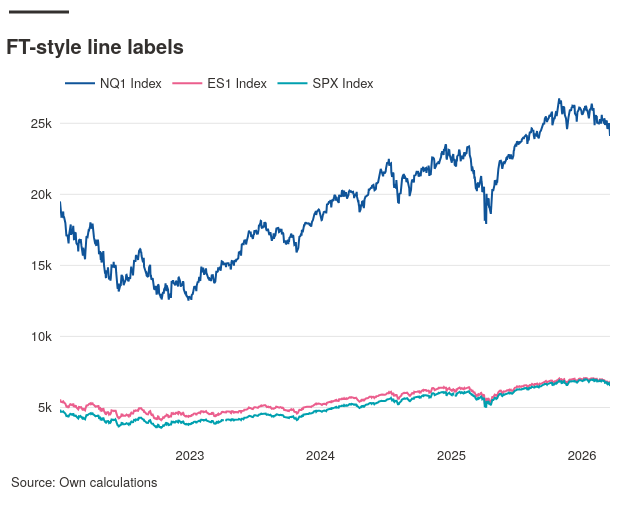

Notebook cell for this chart:
### Markdown cell above
## 4 — FT-style end-of-line labels (no legend)

### Code cell
tsplot(
    df,
    yaxis={"cols": PRICE_COLS},
    title={"main": "FT-style line labels"},
    labels=True,
    backend="plotly",
)

### Figure 1 — Plotly figure (JSON) as saved in the notebook; plotly's stock layout.template omitted (floating-point values rounded to 4 significant figures; data arrays with more than 128 entries replaced by an {"elided": "..."} marker saying what was removed)
{"data": [{"hovertemplate": "<b>NQ1 Index</b><br>Date: %{x}<br>Value: %{y:.4g}<extra></extra>", "mode": "lines", "name": "NQ1 Index", "type": "scatter", "x": {"elided": "1059 str values"}, "y": {"elided": "1059 float values"}}, {"hovertemplate": "<b>ES1 Index</b><br>Date: %{x}<br>Value: %{y:.4g}<extra></extra>", "mode": "lines", "name": "ES1 Index", "type": "scatter", "x": {"elided": "1059 str values"}, "y": {"elided": "1059 float values"}}, {"hovertemplate": "<b>SPX Index</b><br>Date: %{x}<br>Value: %{y:.4g}<extra></extra>", "mode": "lines", "name": "SPX Index", "type": "scatter", "x": {"elided": "1059 str values"}, "y": {"elided": "1059 float values"}}], "layout": {"annotations": [{"font": {"color": "#33302E", "size": 13}, "showarrow": false, "text": "Source: Own calculations", "x": -0.09273, "xanchor": "left", "xref": "paper", "y": 0, "yanchor": "top", "yref": "paper", "yshift": -24}], "font": {"color": "#33302E", "family": "Outfit, Helvetica Neue, Helvetica, Arial, sans-serif", "size": 13}, "height": 515, "legend": {"bgcolor": "rgba(0, 0, 0, 0)", "font": {"color": "#33302E", "size": 13}, "orientation": "h", "x": 0, "xanchor": "left", "y": 0.95, "yanchor": "bottom"}, "margin": {"b": 69, "l": 60, "r": 20, "t": 80}, "shapes": [{"line": {"color": "#33302E", "width": 3}, "type": "line", "x0": -0.09273, "x1": 0.01636, "xref": "paper", "y0": 1.185, "y1": 1.185, "yref": "paper"}], "title": {"font": {"color": "#33302E", "family": "Outfit, Helvetica Neue, Helvetica, Arial, sans-serif", "size": 20}, "text": "<b>FT-style line labels</b>", "x": 0.009524, "xanchor": "left", "y": 0.9224, "yanchor": "top"}, "width": 630, "xaxis": {"autorange": true, "range": ["2022-01-03", "2026-03-20"], "showgrid": false, "type": "date"}, "yaxis": {"autorange": true, "gridcolor": "#E5E5E5", "range": [2289.0, 28050.0], "showgrid": true, "ticksuffix": "  ", "type": "linear", "zeroline": false}}}
